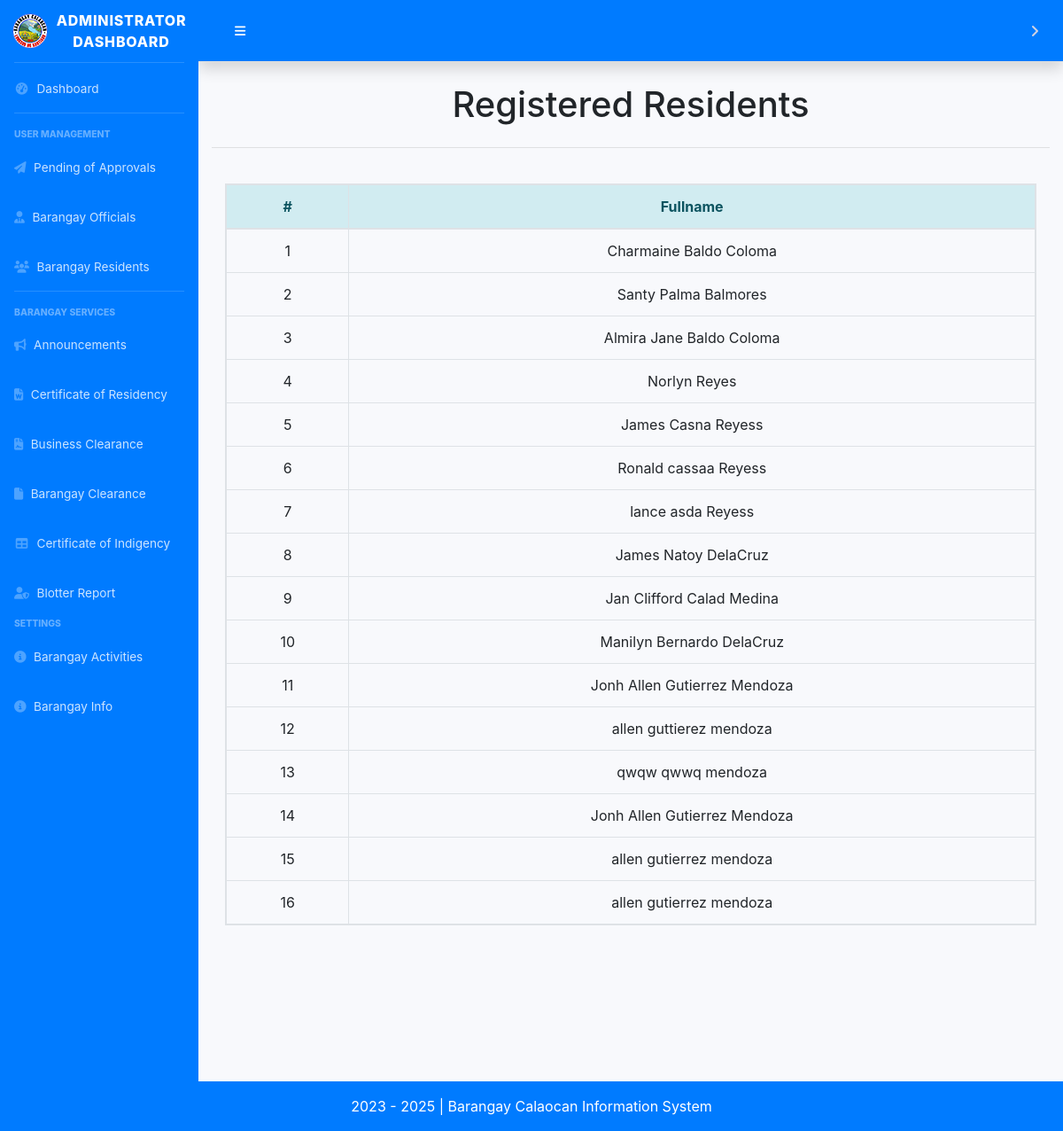
/Barchart/admn_resident_registered.php, run on the app's committed database.
### tables this page shows
CREATE TABLE `tbl_resident` (
  `id_resident` int(11) NOT NULL,
  `request_status` varchar(50) NOT NULL DEFAULT 'Pending',
  `res_photo` mediumblob DEFAULT NULL,
  `email` varchar(255) NOT NULL,
  `password` varchar(255) NOT NULL,
  `lname` varchar(255) NOT NULL,
  `fname` varchar(255) NOT NULL,
  `mi` varchar(255) NOT NULL,
  `age` int(11) NOT NULL,
  `sex` varchar(255) NOT NULL,
  `status` varchar(255) NOT NULL,
  `houseno` varchar(255) DEFAULT NULL,
  `street` varchar(255) DEFAULT NULL,
  `brgy` varchar(255) DEFAULT NULL,
  `municipal` varchar(255) DEFAULT NULL,
  `address` varchar(255) DEFAULT NULL,
  `contact` varchar(255) NOT NULL,
  `bdate` date NOT NULL,
  `bplace` varchar(255) NOT NULL,
  `s_of_income` varchar(128) DEFAULT NULL,
  `occupation` varchar(128) DEFAULT NULL,
  `nationality` varchar(255) NOT NULL,
  `family_role` varchar(255) DEFAULT NULL,
  `psa_holder` varchar(5) NOT NULL DEFAULT 'No',
  `psa_correction` varchar(128) NOT NULL DEFAULT 'No',
  `ntnlId` varchar(19) NOT NULL DEFAULT 'No',
  `voter` varchar(255) DEFAULT NULL,
  `pwd` varchar(10) NOT NULL,
  `indigent` varchar(255) NOT NULL,
  `single_parent` varchar(255) NOT NULL,
  `malnourished` varchar(255) NOT NULL,
  `four_ps` varchar(255) NOT NULL,
  `vaccinated` varchar(255) DEFAULT NULL,
  `pregnancy` varchar(255) NOT NULL,
  `domesticated_animals` varchar(128) DEFAULT NULL,
  `trees` varchar(128) DEFAULT NULL,
  `farmer` varchar(128) DEFAULT NULL,
  `vegetables` varchar(128) DEFAULT NULL,
  `role` varchar(255) NOT NULL,
  `ip_community` varchar(255) DEFAULT NULL,
  `out_of_school_youth` enum('Yes','No') DEFAULT NULL,
  `lgbtq` enum('Yes','No') DEFAULT NULL,
  `senior_citizen` varchar(11) DEFAULT NULL,
  `addedby` varchar(255) DEFAULT NULL
);

### classes/resident.class.php (called while the page is built, shortened)
<?php
    class ResidentClass extends BMISClass {
        public function view_resident(){
            $connection = $this->openConn();
            $stmt = $connection->prepare("SELECT * from tbl_resident WHERE request_status = 'approved'");
            $stmt->execute();
            $view = $stmt->fetchAll();
            return $view;
        }
    }
?>

### Barchart/admn_resident_registered.php (the view, shortened to what this page needs)
<?php
        include('classes/resident.class.php');
        $view = $residentbmis->view_resident();
    ?>
    <!DOCTYPE html>
    <html lang="en">
    <head>
        <link href="vendor/fontawesome-free/css/all.min.css" rel="stylesheet" type="text/css">
        <link href="css/sb-admin-2.min.css" rel="stylesheet">
    </head>
    <body id="page-top">
        <?php
            include('dashboard_sidebar_start.php');
            ?>
        <div class="container-fluid">
            <h1 class="mb-4 text-center">Registered Residents</h1>
            <hr>
            <br>
            <div class="col-md-12">
            <table class="table table-hover table-bordered text-center table-responsive">
    <thead class="alert-info">
        <tr>
            <th style="width: 200px;"> # </th>
            <th style="width: 1200px;"> Fullname </th>
        </tr>
    </thead>
    <tbody>
        <?php
        if(is_array($view)) {
            $i = 1;
            foreach($view as $row) {
        ?>
                <tr>
                    <td><?= $i ?></td>
                    <td><?= $row['fname'] . ' ' . $row['mi'] . ' ' . $row['lname'];?></td>
                </tr>
        <?php
            $i++;
            }
        }
        ?>
    </tbody>
</table>
        </div>
    </div>
    <link href="customcss/regiformstyle.css" rel="stylesheet" type="text/css">
    <link href="bootstrap/css/bootstrap.css" rel="stylesheet" type="text/css">
        <link href="bootstrap/css/bootstrap.css" rel="stylesheet" type="text/css">
<br>
<br>
<br>
<br>
<br>
<br>
<br>
<br>
<br>
    <?php
        include('dashboard_sidebar_end.php');
    ?>

### css/regiformstyle.css (style rules this page uses)
body { background-color:#fff !important; }

### data on the page
tbl_resident: fname "Charmaine", mi "Baldo", lname "Coloma"
tbl_resident: fname "Santy", mi "Palma", lname "Balmores"
tbl_resident: fname "Almira Jane", mi "Baldo", lname "Coloma"
tbl_resident: fname "Norlyn", lname "Reyes"
tbl_resident: fname "James", mi "Casna", lname "Reyess"
tbl_resident: fname "Ronald", mi "cassaa", lname "Reyess"
tbl_resident: fname "lance", mi "asda", lname "Reyess"
tbl_resident: fname "James", mi "Natoy", lname "DelaCruz"
tbl_resident: fname "Jan Clifford", mi "Calad", lname "Medina"
tbl_resident: fname "Manilyn", mi "Bernardo", lname "DelaCruz"
tbl_resident: fname "Jonh Allen", mi "Gutierrez", lname "Mendoza"
tbl_resident: fname "allen", mi "guttierez", lname "mendoza"
tbl_resident: fname "qwqw", mi "qwwq", lname "mendoza"
tbl_resident: fname "Jonh Allen", mi "Gutierrez", lname "Mendoza"
tbl_resident: fname "allen", mi "gutierrez", lname "mendoza"
tbl_resident: fname "allen", mi "gutierrez", lname "mendoza"
